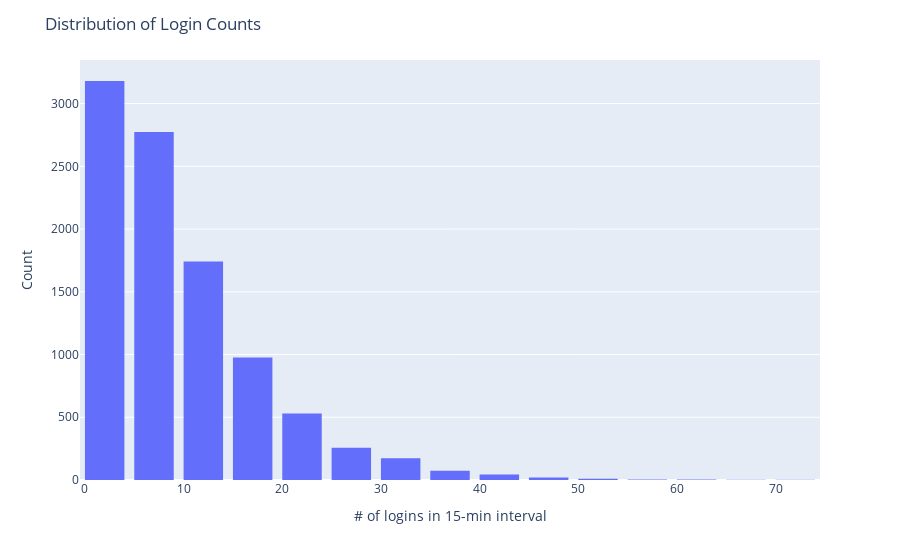

Here is the notebook cell this chart was saved with:
### Markdown cell above
## 1.3 visualize and describe the resulting time series of login counts in ways that best characterize the underlying patterns of the demand

### Code cell
fig = px.histogram(logins_df, x="logins", nbins=15)

fig.update_layout(
    title_text ='Distribution of Login Counts',
    xaxis_title_text = '# of logins in 15-min interval',
    yaxis_title_text = 'Count',
    bargap=0.2, # gap etween bars of adjacent location coordinates
)
fig.show()

### Figure 1 — Plotly figure (JSON) as saved in the notebook; plotly's stock layout.template omitted (floating-point values rounded to 4 significant figures; data arrays with more than 128 entries replaced by an {"elided": "..."} marker saying what was removed)
{"data": [{"alignmentgroup": "True", "bingroup": "x", "hovertemplate": "logins=%{x}<br>count=%{y}<extra></extra>", "legendgroup": "", "marker": {"color": "#636efa"}, "name": "", "nbinsx": 15, "offsetgroup": "", "orientation": "v", "showlegend": false, "type": "histogram", "x": {"elided": "9788 int values"}, "xaxis": "x", "yaxis": "y"}], "layout": {"bargap": 0.2, "barmode": "relative", "legend": {"tracegroupgap": 0}, "margin": {"t": 60}, "title": {"text": "Distribution of Login Counts"}, "xaxis": {"anchor": "y", "domain": [0, 1], "title": {"text": "# of logins in 15-min interval"}}, "yaxis": {"anchor": "x", "domain": [0, 1], "title": {"text": "Count"}}}}
